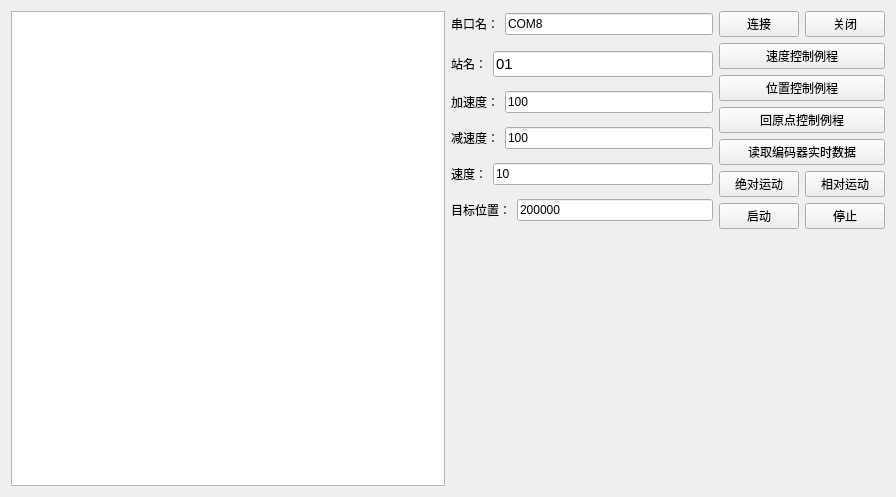
<?xml version="1.0" encoding="UTF-8"?>
<ui version="4.0">
 <class>MainWindow</class>
 <widget class="QWidget" name="MainWindow">
  <property name="geometry">
   <rect>
    <x>0</x>
    <y>0</y>
    <width>896</width>
    <height>497</height>
   </rect>
  </property>
  <property name="windowTitle">
   <string>MainWindow</string>
  </property>
  <layout class="QHBoxLayout" name="horizontalLayout_9">
   <item>
    <widget class="QTextBrowser" name="textBrowser"/>
   </item>
   <item>
    <layout class="QVBoxLayout" name="verticalLayout_3">
     <item>
      <layout class="QHBoxLayout" name="horizontalLayout_8">
       <item>
        <widget class="QLabel" name="label">
         <property name="text">
          <string>串口名：</string>
         </property>
        </widget>
       </item>
       <item>
        <widget class="QLineEdit" name="lineEdit">
         <property name="text">
          <string>COM8</string>
         </property>
        </widget>
       </item>
       <item>
        <widget class="QPushButton" name="pushButton">
         <property name="text">
          <string>连接</string>
         </property>
        </widget>
       </item>
       <item>
        <widget class="QPushButton" name="pushButton_2">
         <property name="text">
          <string>关闭</string>
         </property>
        </widget>
       </item>
      </layout>
     </item>
     <item>
      <layout class="QHBoxLayout" name="horizontalLayout_7">
       <item>
        <layout class="QVBoxLayout" name="verticalLayout_2">
         <item>
          <layout class="QHBoxLayout" name="horizontalLayout">
           <item>
            <widget class="QLabel" name="label_2">
             <property name="text">
              <string>站名：</string>
             </property>
            </widget>
           </item>
           <item>
            <widget class="QLineEdit" name="lineEdit_4">
             <property name="font">
              <font>
               <pointsize>11</pointsize>
              </font>
             </property>
             <property name="text">
              <string>01</string>
             </property>
            </widget>
           </item>
          </layout>
         </item>
         <item>
          <layout class="QHBoxLayout" name="horizontalLayout_2">
           <item>
            <widget class="QLabel" name="label_3">
             <property name="text">
              <string>加速度：</string>
             </property>
            </widget>
           </item>
           <item>
            <widget class="QLineEdit" name="lineEdit_5">
             <property name="text">
              <string>100</string>
             </property>
            </widget>
           </item>
          </layout>
         </item>
         <item>
          <layout class="QHBoxLayout" name="horizontalLayout_3">
           <item>
            <widget class="QLabel" name="label_4">
             <property name="text">
              <string>减速度：</string>
             </property>
            </widget>
           </item>
           <item>
            <widget class="QLineEdit" name="lineEdit_6">
             <property name="text">
              <string>100</string>
             </property>
            </widget>
           </item>
          </layout>
         </item>
         <item>
          <layout class="QHBoxLayout" name="horizontalLayout_11">
           <item>
            <widget class="QLabel" name="label_6">
             <property name="text">
              <string>速度：</string>
             </property>
            </widget>
           </item>
           <item>
            <widget class="QLineEdit" name="lineEdit_9">
             <property name="text">
              <string>10</string>
             </property>
            </widget>
           </item>
          </layout>
         </item>
         <item>
          <layout class="QHBoxLayout" name="horizontalLayout_6">
           <item>
            <widget class="QLabel" name="label_7">
             <property name="text">
              <string>目标位置：</string>
             </property>
            </widget>
           </item>
           <item>
            <widget class="QLineEdit" name="lineEdit_2">
             <property name="text">
              <string>200000</string>
             </property>
            </widget>
           </item>
          </layout>
         </item>
        </layout>
       </item>
       <item>
        <layout class="QVBoxLayout" name="verticalLayout">
         <item>
          <widget class="QPushButton" name="pushButton_4">
           <property name="text">
            <string>速度控制例程</string>
           </property>
          </widget>
         </item>
         <item>
          <widget class="QPushButton" name="pushButton_5">
           <property name="text">
            <string>位置控制例程</string>
           </property>
          </widget>
         </item>
         <item>
          <widget class="QPushButton" name="pushButton_6">
           <property name="text">
            <string>回原点控制例程</string>
           </property>
          </widget>
         </item>
         <item>
          <widget class="QPushButton" name="pushButton_3">
           <property name="text">
            <string>读取编码器实时数据</string>
           </property>
          </widget>
         </item>
         <item>
          <layout class="QHBoxLayout" name="horizontalLayout_4">
           <item>
            <widget class="QPushButton" name="pushButton_7">
             <property name="text">
              <string>绝对运动</string>
             </property>
            </widget>
           </item>
           <item>
            <widget class="QPushButton" name="pushButton_8">
             <property name="text">
              <string>相对运动</string>
             </property>
            </widget>
           </item>
          </layout>
         </item>
         <item>
          <layout class="QHBoxLayout" name="horizontalLayout_5">
           <item>
            <widget class="QPushButton" name="pushButton_9">
             <property name="text">
              <string>启动</string>
             </property>
            </widget>
           </item>
           <item>
            <widget class="QPushButton" name="pushButton_10">
             <property name="text">
              <string>停止</string>
             </property>
            </widget>
           </item>
          </layout>
         </item>
        </layout>
       </item>
      </layout>
     </item>
     <item>
      <spacer name="verticalSpacer">
       <property name="orientation">
        <enum>Qt::Vertical</enum>
       </property>
       <property name="sizeHint" stdset="0">
        <size>
         <width>20</width>
         <height>40</height>
        </size>
       </property>
      </spacer>
     </item>
    </layout>
   </item>
  </layout>
 </widget>
 <layoutdefault spacing="6" margin="11"/>
 <resources/>
 <connections/>
</ui>
